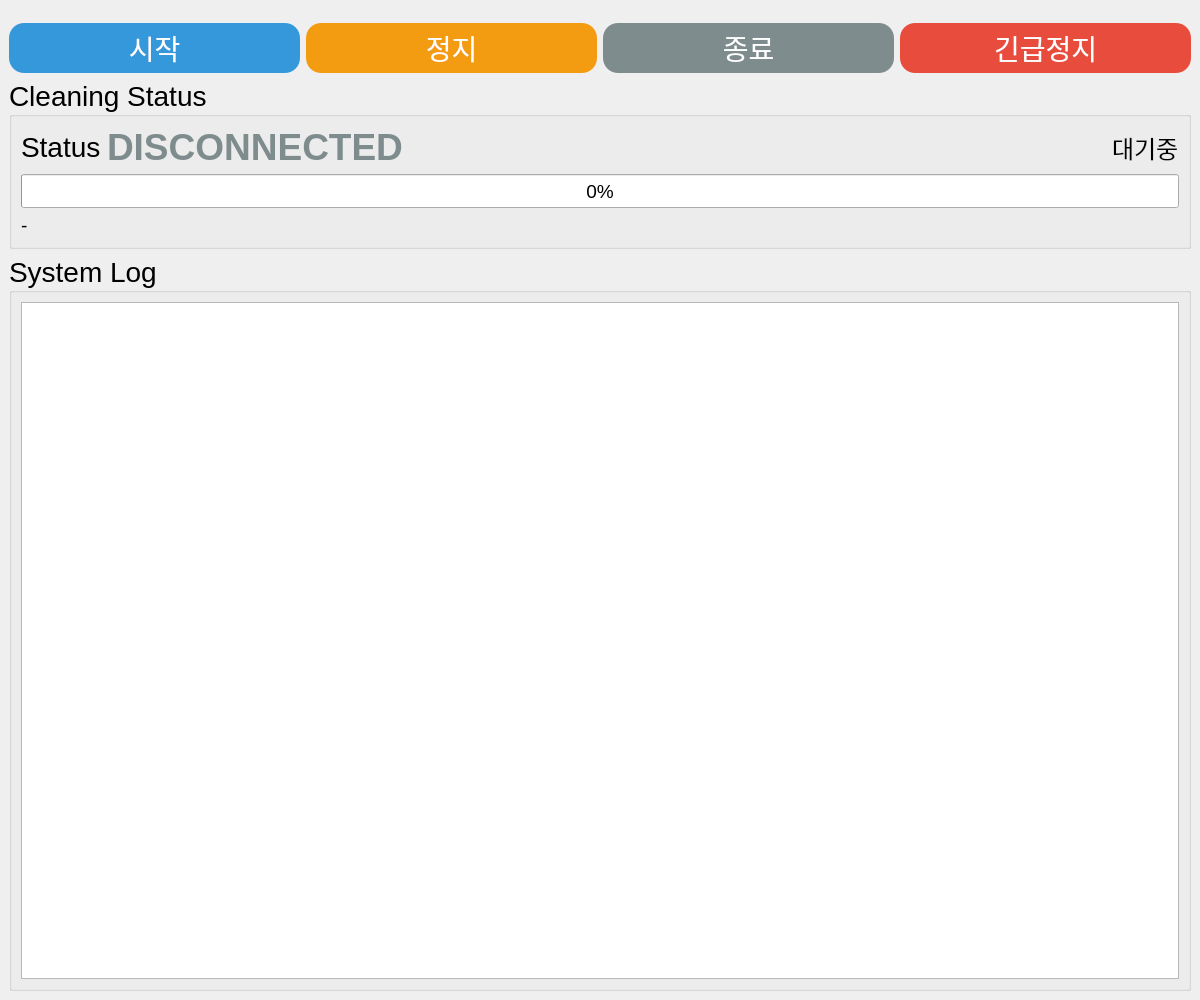
<?xml version="1.0" encoding="UTF-8"?>
<ui version="4.0">
 <class>MainWindow</class>
 <widget class="QMainWindow" name="MainWindow">
  <property name="geometry">
   <rect>
    <x>0</x>
    <y>0</y>
    <width>1200</width>
    <height>1000</height>
   </rect>
  </property>
  <property name="windowTitle">
   <string>Doosan M0609 Robot Control Panel</string>
  </property>
  <widget class="QWidget" name="centralwidget">
   <layout class="QVBoxLayout" name="verticalLayout">
    <item>
     <layout class="QVBoxLayout" name="verticalLayout_2">
      <property name="spacing">
       <number>10</number>
      </property>
      <property name="topMargin">
       <number>5</number>
      </property>
      <property name="bottomMargin">
       <number>9</number>
      </property>
     </layout>
    </item>
    <item>
     <layout class="QHBoxLayout" name="controlButtonLayout">
      <item>
       <widget class="QPushButton" name="btn_start">
        <property name="minimumSize">
         <size>
          <width>200</width>
          <height>50</height>
         </size>
        </property>
        <property name="font">
         <font>
          <pointsize>21</pointsize>
         </font>
        </property>
        <property name="styleSheet">
         <string>
QPushButton {
    background-color: #3498db;
    color: white;
    border-radius: 15px;
}
QPushButton:hover {
    background-color: #2980b9;
}
         </string>
        </property>
        <property name="text">
         <string>시작</string>
        </property>
       </widget>
      </item>
      <item>
       <widget class="QPushButton" name="btn_stop">
        <property name="minimumSize">
         <size>
          <width>200</width>
          <height>50</height>
         </size>
        </property>
        <property name="font">
         <font>
          <pointsize>21</pointsize>
         </font>
        </property>
        <property name="styleSheet">
         <string>
QPushButton {
    background-color: #f39c12;
    color: white;
    border-radius: 15px;
}
QPushButton:hover {
    background-color: #e67e22;
}
         </string>
        </property>
        <property name="text">
         <string>정지</string>
        </property>
       </widget>
      </item>
      <item>
       <widget class="QPushButton" name="btn_shutdown">
        <property name="minimumSize">
         <size>
          <width>200</width>
          <height>50</height>
         </size>
        </property>
        <property name="font">
         <font>
          <pointsize>21</pointsize>
         </font>
        </property>
        <property name="styleSheet">
         <string>
QPushButton {
    background-color: #7f8c8d;
    color: white;
    border-radius: 15px;
}
QPushButton:hover {
    background-color: #616a6b;
}
         </string>
        </property>
        <property name="text">
         <string>종료</string>
        </property>
       </widget>
      </item>
      <item>
       <widget class="QPushButton" name="btn_estop">
        <property name="minimumSize">
         <size>
          <width>200</width>
          <height>50</height>
         </size>
        </property>
        <property name="font">
         <font>
          <pointsize>21</pointsize>
         </font>
        </property>
        <property name="styleSheet">
         <string>
QPushButton {
    background-color: #e74c3c;
    color: white;
    border-radius: 15px;
}
QPushButton:hover {
    background-color: #c0392b;
}
         </string>
        </property>
        <property name="text">
         <string>긴급정지</string>
        </property>
       </widget>
      </item>
     </layout>
    </item>
    <item>
     <widget class="QGroupBox" name="group_status">
      <property name="font">
       <font>
        <pointsize>21</pointsize>
       </font>
      </property>
      <property name="title">
       <string>Cleaning Status</string>
      </property>
      <layout class="QVBoxLayout" name="statusLayout">
       <item>
        <layout class="QHBoxLayout" name="informationLayout">
         <item>
          <widget class="QLabel" name="label_mode_select">
           <property name="font">
            <font>
             <pointsize>21</pointsize>
            </font>
           </property>
           <property name="text">
            <string>Status</string>
           </property>
          </widget>
         </item>
         <item>
          <widget class="QLabel" name="label_state">
           <property name="font">
            <font>
             <pointsize>28</pointsize>
             <bold>true</bold>
            </font>
           </property>
           <property name="styleSheet">
            <string>color: #7f8c8d;</string>
           </property>
           <property name="text">
            <string>DISCONNECTED</string>
           </property>
          </widget>
         </item>
         <item>
          <spacer name="statusSpacer">
           <property name="orientation">
            <enum>Qt::Horizontal</enum>
           </property>
           <property name="sizeHint" stdset="0">
            <size>
             <width>40</width>
             <height>20</height>
            </size>
           </property>
          </spacer>
         </item>
         <item>
          <widget class="QLabel" name="label_running">
           <property name="font">
            <font>
             <pointsize>18</pointsize>
            </font>
           </property>
           <property name="text">
            <string>대기중</string>
           </property>
          </widget>
         </item>
        </layout>
       </item>
       <item>
        <widget class="QProgressBar" name="progress_bar">
         <property name="minimumSize">
          <size>
           <width>0</width>
           <height>34</height>
          </size>
         </property>
         <property name="font">
          <font>
           <pointsize>14</pointsize>
          </font>
         </property>
         <property name="value">
          <number>0</number>
         </property>
         <property name="format">
          <string>%p%</string>
         </property>
        </widget>
       </item>
       <item>
        <widget class="QLabel" name="label_message">
         <property name="font">
          <font>
           <pointsize>14</pointsize>
          </font>
         </property>
         <property name="text">
          <string>-</string>
         </property>
         <property name="wordWrap">
          <bool>true</bool>
         </property>
        </widget>
       </item>
      </layout>
     </widget>
    </item>
    <item>
     <widget class="QGroupBox" name="group_log">
      <property name="minimumSize">
       <size>
        <width>0</width>
        <height>100</height>
       </size>
      </property>
      <property name="font">
       <font>
        <pointsize>21</pointsize>
       </font>
      </property>
      <property name="title">
       <string>System Log</string>
      </property>
      <layout class="QVBoxLayout" name="logLayout">
       <item>
        <widget class="QTextEdit" name="text_log">
         <property name="font">
          <font>
           <pointsize>12</pointsize>
          </font>
         </property>
         <property name="readOnly">
          <bool>true</bool>
         </property>
        </widget>
       </item>
      </layout>
     </widget>
    </item>
   </layout>
  </widget>
 </widget>
 <resources/>
 <connections/>
</ui>
